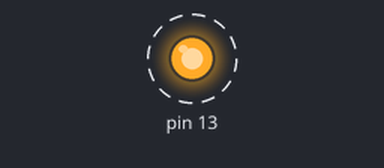
Bench run of a sketch on a simulated Arduino Uno, built with avr-gcc and run on an emulated ATmega328P. Shown: output pins drawn as LEDs (lit = HIGH). Dashed ring = blinking.

Above: at 0.12 s.
Timing chart, 0 to 3.0 s (numbered marks = the images above):
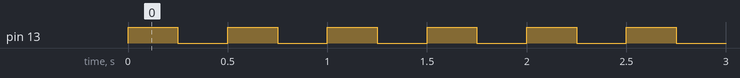

The sketch:

16bits_Timer1.ino
```cpp
/*
      16 bits Timer1 on Arduino Uno 8 bits avr ATMEGA328PU study.
	 *** blink the on board led at 250ms accurately. ***
*/

// Set Physical address register.
volatile uint8_t* _TCCR1A = (volatile uint8_t*) 0x80; //Ctrl Reg A.
volatile uint8_t* _TCCR1B = (volatile uint8_t*) 0x81; //Ctrl Reg B.

volatile uint8_t* _TCNT1H = (volatile uint8_t*) 0x85; //Counter Hight.
volatile uint8_t* _TCNT1L = (volatile uint8_t*) 0x84; //Counter low.

volatile uint8_t* _OCR1AH = (volatile uint8_t*) 0x89; //Output compare Hight.
volatile uint8_t* _OCR1AL = (volatile uint8_t*) 0x88; //Output compare Low.

volatile uint8_t* _ICR1H = (volatile uint8_t*) 0x87; //Input compare Hight.
volatile uint8_t* _ICR1L = (volatile uint8_t*) 0x86; //Input compare Low.

volatile uint8_t* _TIMSK1 = (volatile uint8_t*) 0x6F; //Output compare Low.

// Output portB physical address registers definitions.
volatile uint8_t* _PINB = (volatile uint8_t*) 0x23;// pin status and config
volatile uint8_t* _DDRB = (volatile uint8_t*) 0x24;// port direction
volatile uint8_t* _PORTB = (volatile uint8_t*) 0x25;// pin set or reset

volatile uint8_t* _SREG = (volatile uint8_t*) 0x5F;  // Global interupt

void setup() {

	Serial.begin(9600);

	*_DDRB |= 0x20; //Set PB5 in OUTPUT mode.

	*_TCCR1A &= ~0xFF; // Reset timer in Clear Timer On Compare Match  mode.
	*_TCCR1B &= ~0x1F; // & set the prescaler at 64 from (250ms*16^6Hz)/64=62500
	*_TCCR1B |= 0xB;  //
	//Serial.println(*_TCCR1A,HEX);
	//Serial.println(*_TCCR1B,HEX);

	*_TCNT1H = 0;
	*_TCNT1L = 0;

/*
        The High 8bits register part must be written first for a "clean built-in chipset
	atomic write" via an internal 8 Bits buffer, this simply let the ATMEGA328p
	a way to write the two registers high and low values in a same mcu clock cycle (since
	the high part is stored in the 8bits buffer at the time to write the lowest)
	furthermore for reading the 16 bits register, the lowest part must be read before the high
	part register.
*/

	*_OCR1AH = 0xF4; //  (250ms*16^6Hz)/64=62500
	*_OCR1AL = 0x24; //  16 Bits split in two 8 Bits.
	//Serial.println(*_OCR1AH,HEX);
	//Serial.println(*_OCR1AL,HEX);

	*_TIMSK1 |= 0x2; // Enable Interrupt on Output Compare Match 1

  *_SREG |= 0x80; // Enable globla interrupt always on by default (just for exemple).

}

void loop() {
// Free to do whatever you want in the main loop.
// except analogwrite() on pin 9 an 10. already used now the previous by timer1.
}

ISR(TIMER1_COMPA_vect){

  *_PORTB ^= 0x20;      // Toggle handled by Interrupt System Routine
	                // CTC mode clear the TCNT1 High & Low automaticly
			// for saving few extra cycles in the ISR routine.
// For normal mode you have to add:
//	                           *_TCNT1H = 0;
//	                           *_TCNT1L = 0;
}
```

Measured:
- by itself, pin 13: alternates HIGH for 0.25 s and LOW for 0.25 s
